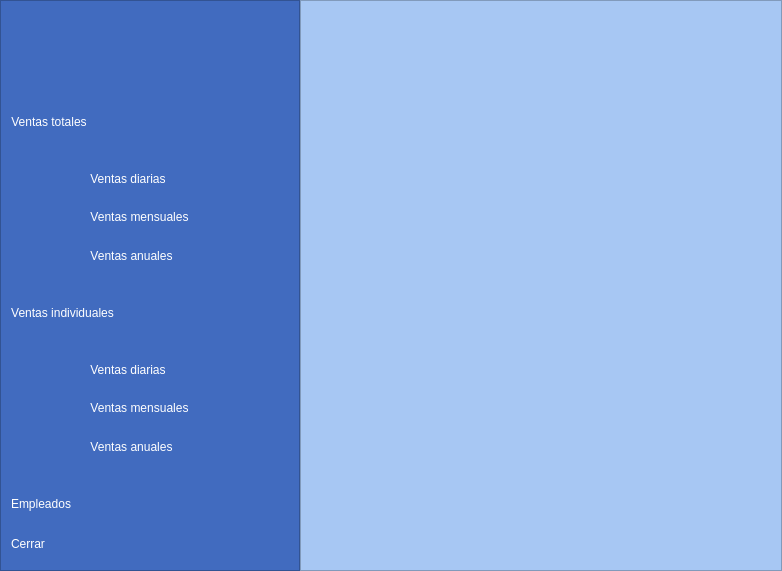
<?xml version="1.0" encoding="UTF-8"?>
<ui version="4.0">
 <class>MainWindow</class>
 <widget class="QMainWindow" name="MainWindow">
  <property name="geometry">
   <rect>
    <x>0</x>
    <y>0</y>
    <width>782</width>
    <height>571</height>
   </rect>
  </property>
  <property name="windowTitle">
   <string>MainWindow</string>
  </property>
  <widget class="QWidget" name="centralwidget">
   <layout class="QHBoxLayout" name="horizontalLayout">
    <property name="spacing">
     <number>0</number>
    </property>
    <property name="leftMargin">
     <number>0</number>
    </property>
    <property name="topMargin">
     <number>0</number>
    </property>
    <property name="rightMargin">
     <number>0</number>
    </property>
    <property name="bottomMargin">
     <number>0</number>
    </property>
    <item>
     <widget class="QFrame" name="menu_lateral">
      <property name="maximumSize">
       <size>
        <width>300</width>
        <height>16777215</height>
       </size>
      </property>
      <property name="styleSheet">
       <string notr="true">#menu_lateral {
	background-color: rgb(65, 107, 191);
}</string>
      </property>
      <property name="frameShape">
       <enum>QFrame::StyledPanel</enum>
      </property>
      <property name="frameShadow">
       <enum>QFrame::Raised</enum>
      </property>
      <layout class="QVBoxLayout" name="verticalLayout_2">
       <property name="leftMargin">
        <number>0</number>
       </property>
       <item alignment="Qt::AlignHCenter">
        <widget class="QLabel" name="label">
         <property name="minimumSize">
          <size>
           <width>89</width>
           <height>89</height>
          </size>
         </property>
         <property name="maximumSize">
          <size>
           <width>89</width>
           <height>89</height>
          </size>
         </property>
         <property name="text">
          <string/>
         </property>
         <property name="pixmap">
          <pixmap>resources/img/icono_cafe.png</pixmap>
         </property>
         <property name="scaledContents">
          <bool>true</bool>
         </property>
         <property name="wordWrap">
          <bool>false</bool>
         </property>
        </widget>
       </item>
       <item>
        <spacer name="verticalSpacer_4">
         <property name="orientation">
          <enum>Qt::Vertical</enum>
         </property>
         <property name="sizeHint" stdset="0">
          <size>
           <width>20</width>
           <height>40</height>
          </size>
         </property>
        </spacer>
       </item>
       <item>
        <layout class="QHBoxLayout" name="horizontalLayout_3">
         <property name="spacing">
          <number>6</number>
         </property>
         <property name="leftMargin">
          <number>0</number>
         </property>
         <property name="rightMargin">
          <number>4</number>
         </property>
         <item>
          <widget class="QPushButton" name="boton_ventas_totales">
           <property name="layoutDirection">
            <enum>Qt::RightToLeft</enum>
           </property>
           <property name="autoFillBackground">
            <bool>false</bool>
           </property>
           <property name="styleSheet">
            <string notr="true">color: rgb(255, 255, 255);
font: 75 12pt &quot;Times New Roman&quot;;
border: none;
padding: 10px;</string>
           </property>
           <property name="text">
            <string>Ventas totales</string>
           </property>
          </widget>
         </item>
         <item>
          <spacer name="horizontalSpacer">
           <property name="orientation">
            <enum>Qt::Horizontal</enum>
           </property>
           <property name="sizeHint" stdset="0">
            <size>
             <width>40</width>
             <height>20</height>
            </size>
           </property>
          </spacer>
         </item>
         <item>
          <widget class="QToolButton" name="boton_ventas_totales_desplegable">
           <property name="styleSheet">
            <string notr="true">border: none;</string>
           </property>
           <property name="text">
            <string/>
           </property>
           <property name="icon">
            <iconset>
             <normaloff>resources/img/icono_desplegable.png</normaloff>resources/img/icono_desplegable.png</iconset>
           </property>
          </widget>
         </item>
        </layout>
       </item>
       <item>
        <spacer name="verticalSpacer_7">
         <property name="orientation">
          <enum>Qt::Vertical</enum>
         </property>
         <property name="sizeHint" stdset="0">
          <size>
           <width>20</width>
           <height>40</height>
          </size>
         </property>
        </spacer>
       </item>
       <item>
        <widget class="QWidget" name="opciones_ventas_totales" native="true">
         <property name="styleSheet">
          <string notr="true"/>
         </property>
         <layout class="QHBoxLayout" name="horizontalLayout_7">
          <item>
           <layout class="QVBoxLayout" name="verticalLayout_4">
            <property name="leftMargin">
             <number>80</number>
            </property>
            <item>
             <spacer name="verticalSpacer_11">
              <property name="orientation">
               <enum>Qt::Vertical</enum>
              </property>
              <property name="sizeHint" stdset="0">
               <size>
                <width>20</width>
                <height>40</height>
               </size>
              </property>
             </spacer>
            </item>
            <item alignment="Qt::AlignRight">
             <widget class="QPushButton" name="boton_ventas_totales_diarias">
              <property name="layoutDirection">
               <enum>Qt::RightToLeft</enum>
              </property>
              <property name="autoFillBackground">
               <bool>false</bool>
              </property>
              <property name="styleSheet">
               <string notr="true">color: rgb(255, 255, 255);
font: 75 12pt &quot;Times New Roman&quot;;
border: none;</string>
              </property>
              <property name="text">
               <string>Ventas diarias</string>
              </property>
             </widget>
            </item>
            <item>
             <spacer name="verticalSpacer_9">
              <property name="orientation">
               <enum>Qt::Vertical</enum>
              </property>
              <property name="sizeHint" stdset="0">
               <size>
                <width>20</width>
                <height>40</height>
               </size>
              </property>
             </spacer>
            </item>
            <item alignment="Qt::AlignRight">
             <widget class="QPushButton" name="boton_ventas_totales_mensuales">
              <property name="layoutDirection">
               <enum>Qt::RightToLeft</enum>
              </property>
              <property name="autoFillBackground">
               <bool>false</bool>
              </property>
              <property name="styleSheet">
               <string notr="true">color: rgb(255, 255, 255);
font: 75 12pt &quot;Times New Roman&quot;;
border: none;</string>
              </property>
              <property name="text">
               <string>Ventas mensuales</string>
              </property>
             </widget>
            </item>
            <item>
             <spacer name="verticalSpacer_10">
              <property name="orientation">
               <enum>Qt::Vertical</enum>
              </property>
              <property name="sizeHint" stdset="0">
               <size>
                <width>20</width>
                <height>40</height>
               </size>
              </property>
             </spacer>
            </item>
            <item alignment="Qt::AlignRight">
             <widget class="QPushButton" name="boton_ventas_totales_anuales">
              <property name="layoutDirection">
               <enum>Qt::RightToLeft</enum>
              </property>
              <property name="autoFillBackground">
               <bool>false</bool>
              </property>
              <property name="styleSheet">
               <string notr="true">color: rgb(255, 255, 255);
font: 75 12pt &quot;Times New Roman&quot;;
border: none;</string>
              </property>
              <property name="text">
               <string>Ventas anuales</string>
              </property>
             </widget>
            </item>
            <item>
             <spacer name="verticalSpacer">
              <property name="orientation">
               <enum>Qt::Vertical</enum>
              </property>
              <property name="sizeHint" stdset="0">
               <size>
                <width>20</width>
                <height>40</height>
               </size>
              </property>
             </spacer>
            </item>
           </layout>
          </item>
         </layout>
        </widget>
       </item>
       <item>
        <spacer name="verticalSpacer_5">
         <property name="orientation">
          <enum>Qt::Vertical</enum>
         </property>
         <property name="sizeHint" stdset="0">
          <size>
           <width>20</width>
           <height>40</height>
          </size>
         </property>
        </spacer>
       </item>
       <item>
        <layout class="QHBoxLayout" name="horizontalLayout_4">
         <property name="leftMargin">
          <number>0</number>
         </property>
         <property name="rightMargin">
          <number>4</number>
         </property>
         <item>
          <widget class="QPushButton" name="boton_ventas_individuales">
           <property name="layoutDirection">
            <enum>Qt::RightToLeft</enum>
           </property>
           <property name="autoFillBackground">
            <bool>false</bool>
           </property>
           <property name="styleSheet">
            <string notr="true">color: rgb(255, 255, 255);
font: 75 12pt &quot;Times New Roman&quot;;
border: none;
padding: 10px;</string>
           </property>
           <property name="text">
            <string>Ventas individuales</string>
           </property>
          </widget>
         </item>
         <item>
          <spacer name="horizontalSpacer_2">
           <property name="orientation">
            <enum>Qt::Horizontal</enum>
           </property>
           <property name="sizeHint" stdset="0">
            <size>
             <width>40</width>
             <height>20</height>
            </size>
           </property>
          </spacer>
         </item>
         <item>
          <widget class="QToolButton" name="boton_ventas_individuales_desplegable">
           <property name="styleSheet">
            <string notr="true">border: none;</string>
           </property>
           <property name="text">
            <string/>
           </property>
           <property name="icon">
            <iconset>
             <normaloff>resources/img/icono_desplegable.png</normaloff>resources/img/icono_desplegable.png</iconset>
           </property>
          </widget>
         </item>
        </layout>
       </item>
       <item>
        <spacer name="verticalSpacer_8">
         <property name="orientation">
          <enum>Qt::Vertical</enum>
         </property>
         <property name="sizeHint" stdset="0">
          <size>
           <width>20</width>
           <height>40</height>
          </size>
         </property>
        </spacer>
       </item>
       <item>
        <widget class="QWidget" name="opciones_ventas_individuales" native="true">
         <property name="styleSheet">
          <string notr="true"/>
         </property>
         <layout class="QHBoxLayout" name="horizontalLayout_8">
          <item>
           <layout class="QVBoxLayout" name="verticalLayout_5">
            <property name="leftMargin">
             <number>80</number>
            </property>
            <item>
             <spacer name="verticalSpacer_12">
              <property name="orientation">
               <enum>Qt::Vertical</enum>
              </property>
              <property name="sizeHint" stdset="0">
               <size>
                <width>20</width>
                <height>40</height>
               </size>
              </property>
             </spacer>
            </item>
            <item alignment="Qt::AlignRight">
             <widget class="QPushButton" name="boton_ventas_individuales_diarias">
              <property name="layoutDirection">
               <enum>Qt::RightToLeft</enum>
              </property>
              <property name="autoFillBackground">
               <bool>false</bool>
              </property>
              <property name="styleSheet">
               <string notr="true">color: rgb(255, 255, 255);
font: 75 12pt &quot;Times New Roman&quot;;
border: none;</string>
              </property>
              <property name="text">
               <string>Ventas diarias</string>
              </property>
             </widget>
            </item>
            <item>
             <spacer name="verticalSpacer_13">
              <property name="orientation">
               <enum>Qt::Vertical</enum>
              </property>
              <property name="sizeHint" stdset="0">
               <size>
                <width>20</width>
                <height>40</height>
               </size>
              </property>
             </spacer>
            </item>
            <item alignment="Qt::AlignRight">
             <widget class="QPushButton" name="boton_ventas_individuales_mensuales">
              <property name="layoutDirection">
               <enum>Qt::RightToLeft</enum>
              </property>
              <property name="autoFillBackground">
               <bool>false</bool>
              </property>
              <property name="styleSheet">
               <string notr="true">color: rgb(255, 255, 255);
font: 75 12pt &quot;Times New Roman&quot;;
border: none;</string>
              </property>
              <property name="text">
               <string>Ventas mensuales</string>
              </property>
             </widget>
            </item>
            <item>
             <spacer name="verticalSpacer_14">
              <property name="orientation">
               <enum>Qt::Vertical</enum>
              </property>
              <property name="sizeHint" stdset="0">
               <size>
                <width>20</width>
                <height>40</height>
               </size>
              </property>
             </spacer>
            </item>
            <item alignment="Qt::AlignRight">
             <widget class="QPushButton" name="boton_ventas_individuales_anuales">
              <property name="layoutDirection">
               <enum>Qt::RightToLeft</enum>
              </property>
              <property name="autoFillBackground">
               <bool>false</bool>
              </property>
              <property name="styleSheet">
               <string notr="true">color: rgb(255, 255, 255);
font: 75 12pt &quot;Times New Roman&quot;;
border: none;</string>
              </property>
              <property name="text">
               <string>Ventas anuales</string>
              </property>
             </widget>
            </item>
            <item>
             <spacer name="verticalSpacer_2">
              <property name="orientation">
               <enum>Qt::Vertical</enum>
              </property>
              <property name="sizeHint" stdset="0">
               <size>
                <width>20</width>
                <height>40</height>
               </size>
              </property>
             </spacer>
            </item>
           </layout>
          </item>
         </layout>
        </widget>
       </item>
       <item>
        <spacer name="verticalSpacer_6">
         <property name="orientation">
          <enum>Qt::Vertical</enum>
         </property>
         <property name="sizeHint" stdset="0">
          <size>
           <width>20</width>
           <height>40</height>
          </size>
         </property>
        </spacer>
       </item>
       <item>
        <layout class="QHBoxLayout" name="horizontalLayout_5">
         <property name="leftMargin">
          <number>0</number>
         </property>
         <property name="rightMargin">
          <number>4</number>
         </property>
         <item>
          <widget class="QPushButton" name="boton_empleados">
           <property name="layoutDirection">
            <enum>Qt::RightToLeft</enum>
           </property>
           <property name="autoFillBackground">
            <bool>false</bool>
           </property>
           <property name="styleSheet">
            <string notr="true">color: rgb(255, 255, 255);
font: 75 12pt &quot;Times New Roman&quot;;
border: none;
padding: 10px;</string>
           </property>
           <property name="text">
            <string>Empleados</string>
           </property>
          </widget>
         </item>
         <item>
          <spacer name="horizontalSpacer_3">
           <property name="orientation">
            <enum>Qt::Horizontal</enum>
           </property>
           <property name="sizeHint" stdset="0">
            <size>
             <width>40</width>
             <height>20</height>
            </size>
           </property>
          </spacer>
         </item>
        </layout>
       </item>
       <item>
        <spacer name="verticalSpacer_3">
         <property name="orientation">
          <enum>Qt::Vertical</enum>
         </property>
         <property name="sizeHint" stdset="0">
          <size>
           <width>20</width>
           <height>40</height>
          </size>
         </property>
        </spacer>
       </item>
       <item>
        <layout class="QHBoxLayout" name="horizontalLayout_6">
         <property name="leftMargin">
          <number>0</number>
         </property>
         <property name="rightMargin">
          <number>4</number>
         </property>
         <item>
          <widget class="QPushButton" name="boton_cerrar">
           <property name="layoutDirection">
            <enum>Qt::RightToLeft</enum>
           </property>
           <property name="autoFillBackground">
            <bool>false</bool>
           </property>
           <property name="styleSheet">
            <string notr="true">color: rgb(255, 255, 255);
font: 75 12pt &quot;Times New Roman&quot;;
border: none;
padding: 10px;</string>
           </property>
           <property name="text">
            <string>Cerrar</string>
           </property>
          </widget>
         </item>
         <item>
          <spacer name="horizontalSpacer_4">
           <property name="orientation">
            <enum>Qt::Horizontal</enum>
           </property>
           <property name="sizeHint" stdset="0">
            <size>
             <width>40</width>
             <height>20</height>
            </size>
           </property>
          </spacer>
         </item>
        </layout>
       </item>
      </layout>
     </widget>
    </item>
    <item>
     <widget class="QFrame" name="frame_informacion">
      <property name="minimumSize">
       <size>
        <width>200</width>
        <height>0</height>
       </size>
      </property>
      <property name="maximumSize">
       <size>
        <width>16777215</width>
        <height>16777215</height>
       </size>
      </property>
      <property name="styleSheet">
       <string notr="true">background-color: rgb(167, 199, 243);</string>
      </property>
      <property name="frameShape">
       <enum>QFrame::StyledPanel</enum>
      </property>
      <property name="frameShadow">
       <enum>QFrame::Raised</enum>
      </property>
      <layout class="QVBoxLayout" name="verticalLayout">
       <property name="spacing">
        <number>0</number>
       </property>
       <property name="leftMargin">
        <number>0</number>
       </property>
       <property name="topMargin">
        <number>0</number>
       </property>
       <property name="rightMargin">
        <number>0</number>
       </property>
       <property name="bottomMargin">
        <number>0</number>
       </property>
       <item>
        <widget class="QStackedWidget" name="stackedWidget">
         <property name="currentIndex">
          <number>1</number>
         </property>
         <widget class="QWidget" name="page"/>
         <widget class="QWidget" name="page_2"/>
        </widget>
       </item>
      </layout>
     </widget>
    </item>
   </layout>
  </widget>
 </widget>
 <resources/>
 <connections/>
</ui>
